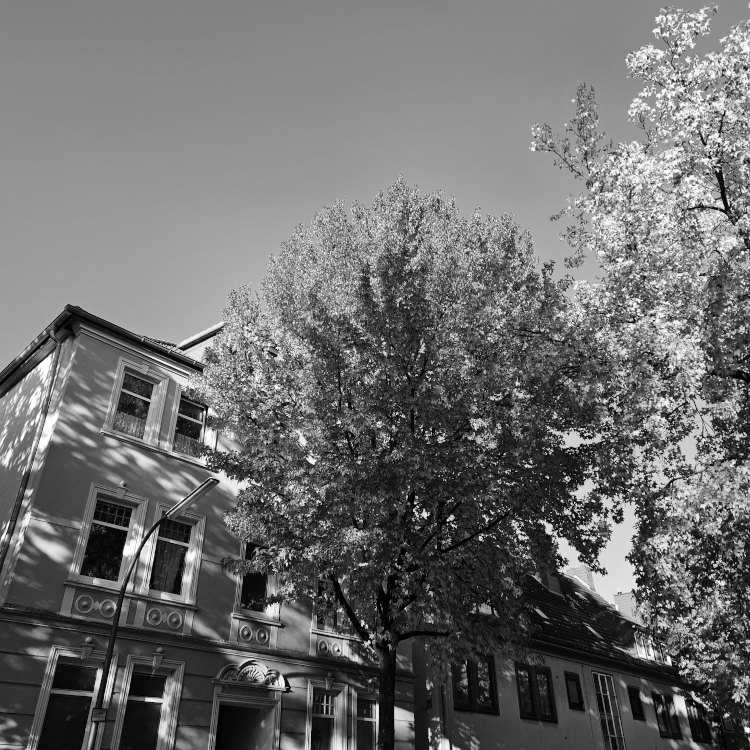
#> input picture input_images/ergebnisse_baum.png, 750 x 750 px
$ python create_rotated_images.py
#> lines starting #> are read from the running program, lines starting #| are printed output that depends on the picture
from math import floor

from PIL import Image
from PIL.Image import Resampling

LOGARITHMIC_SCALE: bool = False

# Output filepath: (input_filepath, scale factor, sampling method)
images: dict[str, (str, float, Resampling)] = {
    "output_images/ergebnisse_baum_3_grad_kubisch.png":
        ("input_images/ergebnisse_baum.png", 3.0, Resampling.BICUBIC),

    "output_images/ergebnisse_vergleichsmuster_bahn_5_grad_kubisch.png":
        ("input_images/ergebnisse_vergleichsmuster_bahn.png", 5.0, Resampling.BICUBIC),
}


def main():
    for out_file, (in_file, rot_degrees, sampling_method) in images.items():
        with (Image.open(in_file) as im):
#> im is the input picture: PIL image 750x750 RGBA; mean R, G, B, A 109.5, 109.5, 109.5, 255
            im.convert('L')
            out_im: Image = im.rotate(rot_degrees, resample=sampling_method)
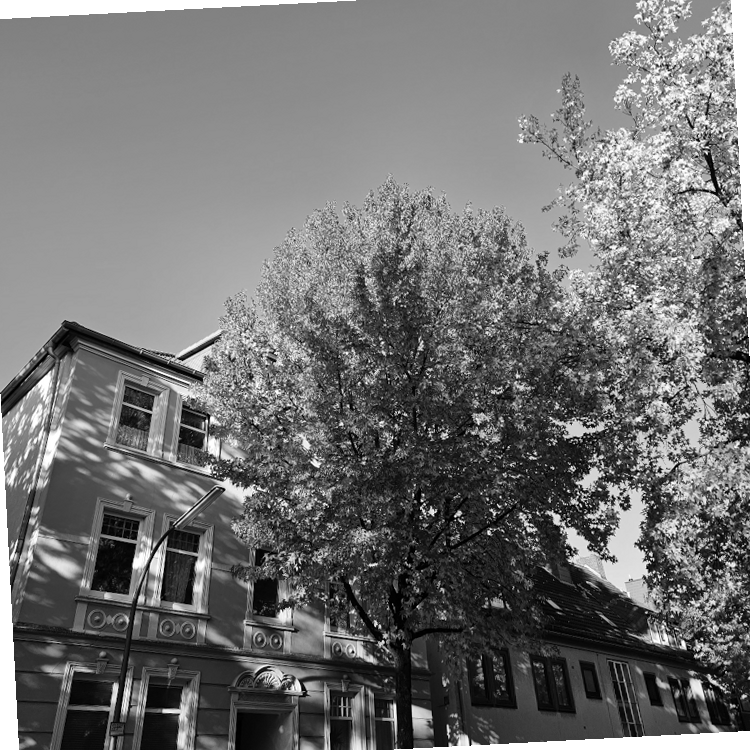
#> out_im: PIL image 750x750 RGBA; mean R, G, B, A 106.5, 106.5, 106.5, 248.7; transparent parts drawn white
            # Max cropping needed is 1/sqrt(2) which approx. = 0.7 of og image size
            out_im = out_im.crop((floor(out_im.size[0] * 0.15), floor(out_im.size[1] * 0.15),
                                  floor(out_im.size[0] * 0.85), floor(out_im.size[1] * 0.85)))
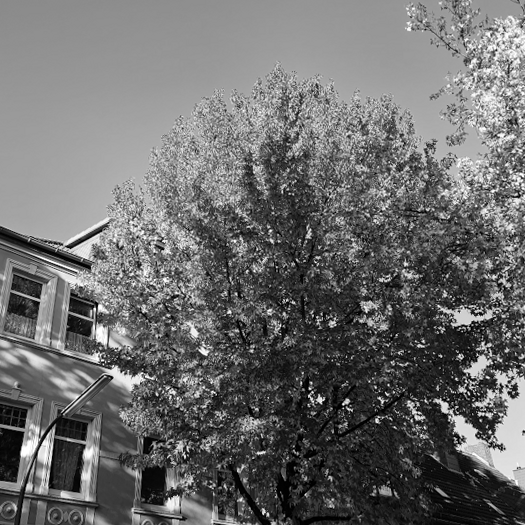
#> out_im: PIL image 525x525 RGBA; mean R, G, B, A 108.4, 108.4, 108.4, 255
            out_im.save(out_file)
#> pass 2 of the loop in main, `for out_file, (in_file, rot_degrees, sampling_method) in images.items():`:
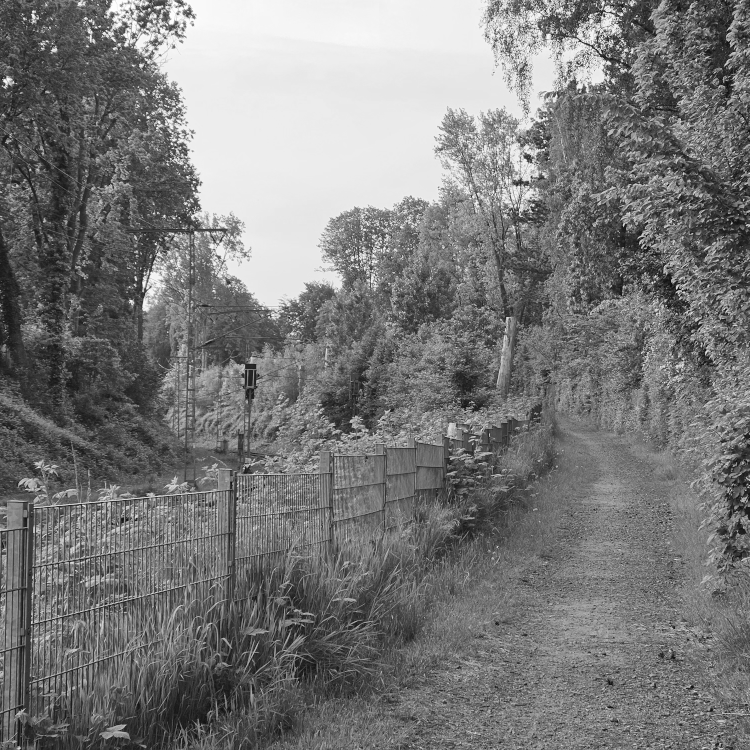
#> input picture input_images/ergebnisse_vergleichsmuster_bahn.png, 750 x 750 px
#> in main, im is the input picture: PIL image 750x750 RGBA; mean R, G, B, A 121.7, 121.7, 121.7, 255
#> in main, `out_im: Image = im.rotate(rot_degrees, resample=sampling_method)`:
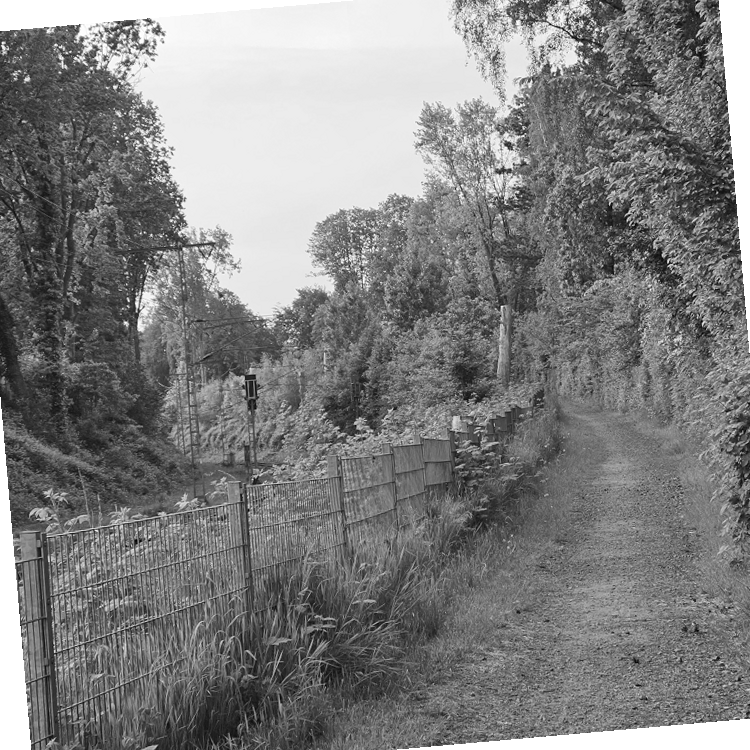
#> out_im: PIL image 750x750 RGBA; mean R, G, B, A 117.6, 117.6, 117.6, 244.8; transparent parts drawn white
#> in main, `out_im = out_im.crop((floor(out_im.size[0] * 0.15), floor(out_im.size[..`:
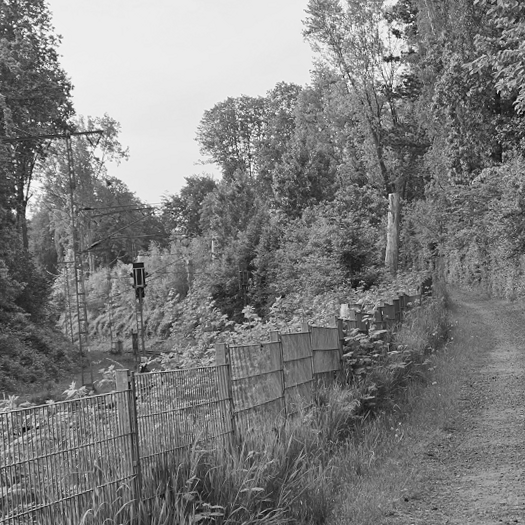
#> out_im: PIL image 525x525 RGBA; mean R, G, B, A 125, 125, 125, 255


if __name__ == "__main__":
    main()
